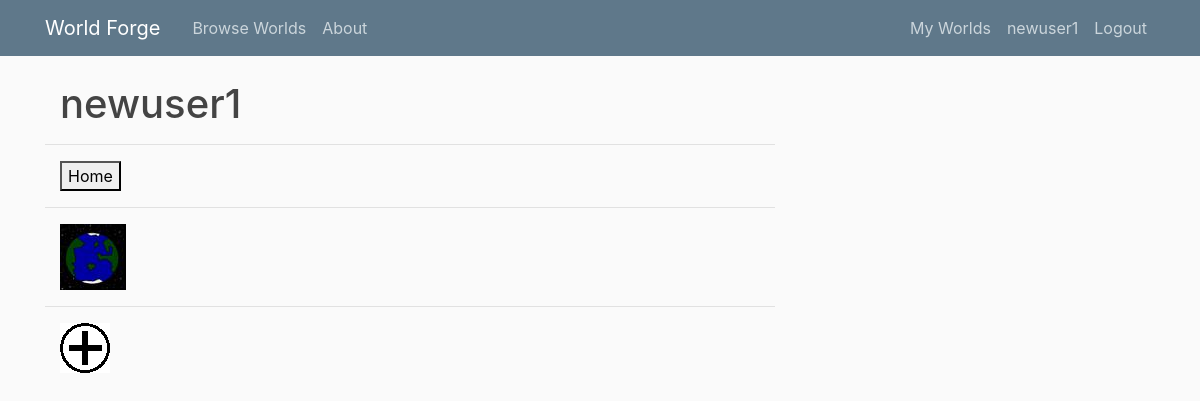
Page /forge/newuser1/ (signed in) on the earlier database version.
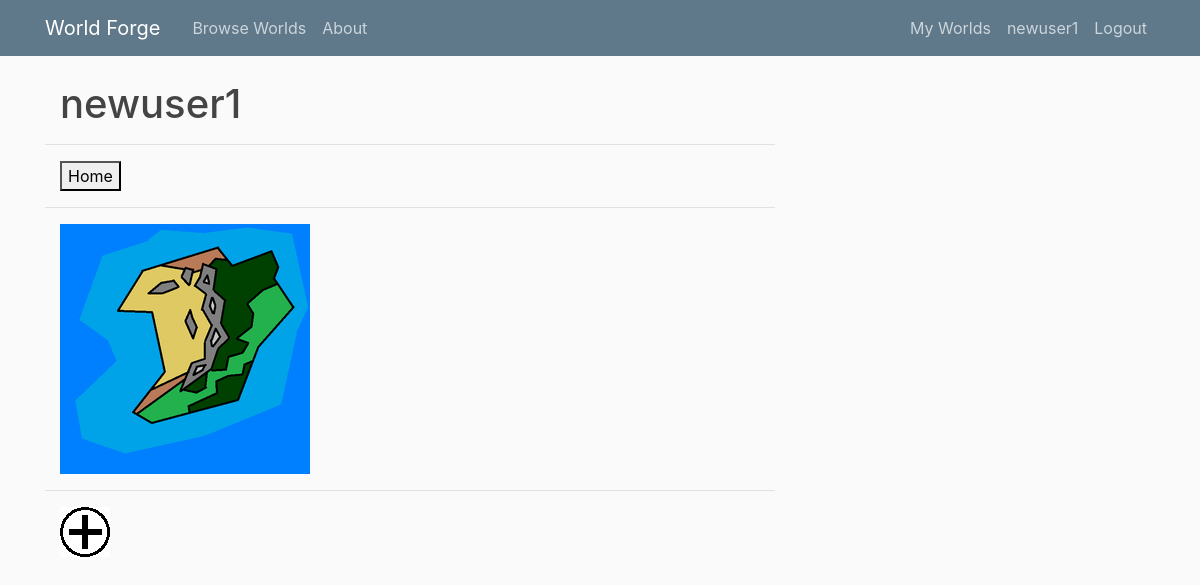
Same page on the later database version.
### forge/models.py (models this page shows, shortened)
class World(models.Model):
    is_public = models.BooleanField(default=False)
    name = models.CharField(max_length=100, validators=[validate_name,])
    genre = models.CharField(max_length=100, blank=True)
    description = models.TextField(blank=True)
    story = models.TextField(blank=True)
    creator = models.ForeignKey(User, on_delete=models.CASCADE)
    image = models.ImageField(default='default_world.jpg', upload_to='world_images')
    image_thumb = models.ImageField(default='default_world_thumb.jpg', upload_to='world_images/thumbs')
    image_credit = models.CharField(max_length=120, blank=True)
    str_name = models.CharField(max_length=200, blank=True)
    class Meta:
        ordering = ('str_name',)
        unique_together= (('creator', 'name'),)

### forge/views.py (the view)
# urls.py: url(r'^(?P<username>[A-Za-z0-9]+)/$', views.world_index, name='world_index'),
def world_index(request, username):
    print username
    user_obj = User.objects.get(username=username)
    worlds = World.objects.filter(creator=user_obj)
    is_user = True if request.user == user_obj else False
    context = {
        'is_user': is_user,
        'user_obj':user_obj,
        'worlds': worlds
        }
    return render(request, 'forge/world_index.html', context)

### forge/templates/forge/world_index.html (shortened to what this page needs)
{% extends 'forge/base.html' %}
{% load static %}
{% block content %}
  <div class="container">
    <h1>{{ user_obj.username }}</h1>
  </div>
  <hr/>
  <div class="container">
    <a href="{% url 'forge_home' %}" class="button"><button>Home</button></a>
  </div>
  <hr/>
  {% for world in worlds %}
    <div class="container mb-1 mr-1">
      <a href="{% url 'world_detail' user_obj.username world.name %}">
        <img src="{{ world.image_thumb.url }}" title="{{ world.name }}"/>
      </a>
    </div>
  {% endfor %}
  {% if is_user %}
  <hr/>
  <div class="container">
    <a href="{% url 'create_world' user.username %}"><img src="{% static 'forge/add_item.png' %}" title="Create New World"></a>
  </div>
  {% endif %}
{% endblock %}

Differences in the rows shown:
changed World: image_thumb: picture added in place of a placeholder
